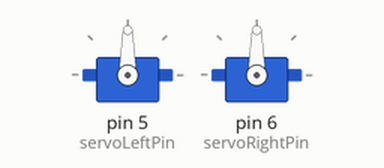
Simulated run of this sketch. Board: Arduino Uno, built with avr-gcc and run on an emulated ATmega328P. Parts: 2 × servo. What the sketch prints to the serial monitor is not drawn.

Above: at 0.1 s.
At 12.41 s:
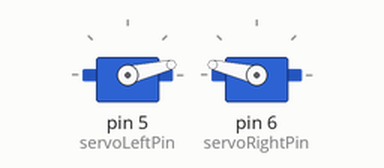
At 12.9 s:
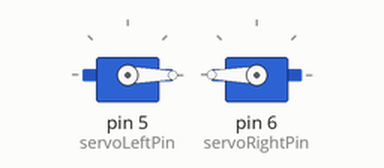
Timing chart, 0 to 14.4 s (numbered marks = the images above):
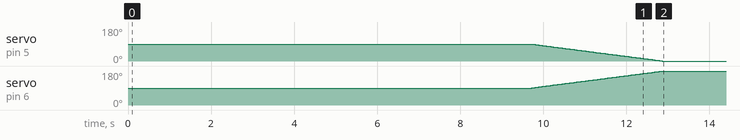

Measured:
- by itself, servo on pin 5 (servoLeftPin): moves from 90° to 0° over 3.1 s
- by itself, servo on pin 6 (servoRightPin): moves from 90° to 180° over 3.1 s

The sketch:

Car_Final_Draft1.ino
```cpp
#include <VarSpeedServo.h> //This Package allows control over continuous Servo
/* Arduino Continuous Servo-Powered Car
 * Written by Anirrudh Krishnan
 * Loyola University Chicago Physics Freshman Project 2015-2016
 * Written for "Car" designed by Michaela Johnson
 * Wrtten specifically for the Tank Demonstration, please adapt
 * Project Guide: Dr. Maria K. Udo
 * Special Thanks: Christopher Riccardi
 * Makes use of Open Source Project VarSpeedServo found at <>
 */

VarSpeedServo servoLeft; //Dimensionalize the Left Servo Motor
VarSpeedServo servoRight; //Dimensionalize the Right Servo Motor

//This next piece of code allows the Uno to be attached to Specific Pins on the UNO; connect
//accordingly.
const int servoLeftPin = 5;
const int servoRightPin = 6;
int countUp = 1;

void setup() {
  /* Attach Servos to the Motors and talk about speed in microseconds, meaning that
  the servos will rotate in this order:*/
  servoLeft.attach(servoLeftPin);
  servoRight.attach(servoRightPin);
  Serial.begin(9600);

}

int addToInt(int iNum)
{
  //int countUp;
  countUp = countUp + 1;
  return countUp;
}

void loop() {
  int i;
  i = addToInt(countUp);
  if (i >= 1 && i <= 5000)
  {
    Serial.println(i);
    servoLeft.write(-180, 20);
    servoRight.write(180, 20);
    Serial.println("Forward");
    //Serial.println(countUp);
    i = addToInt(countUp);
    Serial.println(i);
    //break;
    delay(15);
  }
  else if ( i > 5000 && i < 15000)
  {
   /*servoLeft.write(180, 255);
   servoRight.write(180, 1);
   Serial.println("Right");
   i = addToInt(countUp);
   delay(30);*/
   servoLeft.write(90);
   servoRight.write(90);
   i = addToInt(countUp);
   Serial.print("LOL");
  }
  else if (i >= 15000 && i < 15700)
  {
    /*Serial.println(i);
    servoLeft.write(-180, 20);
    servoRight.write(180, 20);
    Serial.println("Forward");
    //Serial.println(countUp);
    i = addToInt(countUp);
    Serial.println(i);
    //break;
    delay(15);*/
   servoLeft.write(180,0,false);        // move the servo to 180, fast speed, run background
                                        // write(degrees 0-180, speed 1-255, wait to complete true-false)
  servoRight.write(180,0,true);         // move the servo to 180, fast speed, wait until done
   //myservo1.write(0,1,false);

   servoRight.write(0,70,true);
   i = addToInt(countUp);

   //delay(30);
  }
  /*else if ( i >= 2100 && i < 3000)
  {
    servoLeft.write(180, 1, true);
    servoRight.write(180, 0, true);
    Serial.println("Left");
    i = addToInt(countUp);
    Serial.println(i);
  }
  */
  else if (i >= 157000)
  {
    servoLeft.write(90);
    servoRight.write(90);
    exit(0); //exit the loop once and for all
  }


}
```
